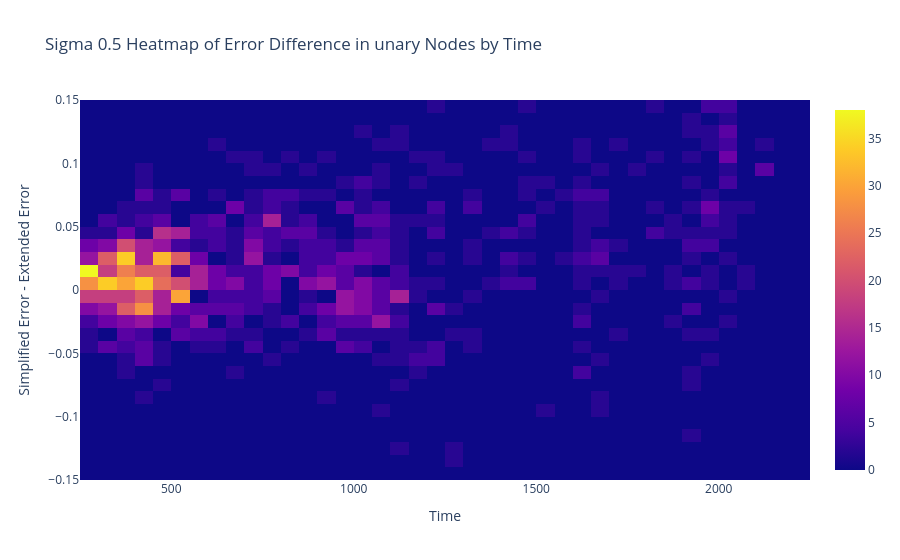

The notebook cell this image was saved under:
### Code cell
heat_map(data[0.5][3]['unary_results'], data[0.5][0]['static_info'], "unary")

### Figure 1 — Plotly figure (JSON) as saved in the notebook; plotly's stock layout.template omitted (floating-point values rounded to 4 significant figures; data arrays with more than 128 entries replaced by an {"elided": "..."} marker saying what was removed)
{"data": [{"autobinx": false, "autobiny": false, "histnorm": "density", "type": "histogram2d", "x": {"elided": "9259 float values"}, "xbins": {"end": 2250, "size": 50, "start": 250}, "y": {"elided": "9259 float values"}, "ybins": {"end": 0.15, "size": 0.01, "start": -0.15}}], "layout": {"title": {"text": "Sigma 0.5 Heatmap of Error Difference in unary Nodes by Time"}, "xaxis": {"title": {"text": "Time"}}, "yaxis": {"title": {"text": "Simplified Error - Extended Error"}}}}
